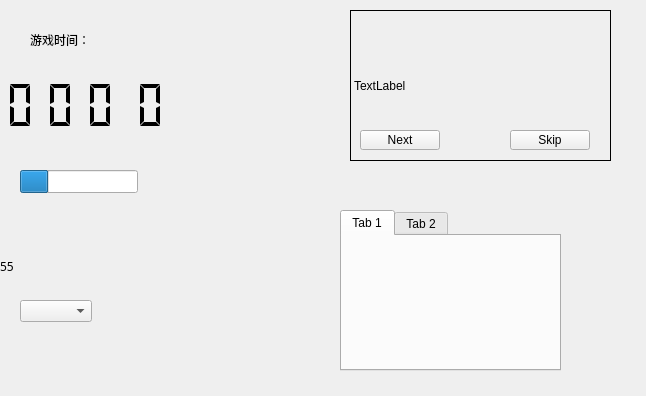
<?xml version="1.0" encoding="UTF-8"?>
<ui version="4.0">
 <class>GameWidget</class>
 <widget class="QWidget" name="GameWidget">
  <property name="geometry">
   <rect>
    <x>0</x>
    <y>0</y>
    <width>646</width>
    <height>396</height>
   </rect>
  </property>
  <property name="windowTitle">
   <string>Form</string>
  </property>
  <widget class="QLabel" name="labelTime">
   <property name="geometry">
    <rect>
     <x>30</x>
     <y>20</y>
     <width>131</width>
     <height>41</height>
    </rect>
   </property>
   <property name="focusPolicy">
    <enum>Qt::StrongFocus</enum>
   </property>
   <property name="text">
    <string>游戏时间：</string>
   </property>
  </widget>
  <widget class="QLabel" name="labelCntDn">
   <property name="geometry">
    <rect>
     <x>210</x>
     <y>90</y>
     <width>231</width>
     <height>221</height>
    </rect>
   </property>
   <property name="styleSheet">
    <string notr="true">border-image: url(:/cd3.png);</string>
   </property>
   <property name="text">
    <string/>
   </property>
  </widget>
  <widget class="QLabel" name="labelMain">
   <property name="geometry">
    <rect>
     <x>480</x>
     <y>80</y>
     <width>54</width>
     <height>12</height>
    </rect>
   </property>
   <property name="text">
    <string/>
   </property>
  </widget>
  <widget class="QLabel" name="labelMarsh">
   <property name="geometry">
    <rect>
     <x>480</x>
     <y>200</y>
     <width>54</width>
     <height>12</height>
    </rect>
   </property>
   <property name="text">
    <string/>
   </property>
  </widget>
  <widget class="QLabel" name="labelColon">
   <property name="geometry">
    <rect>
     <x>110</x>
     <y>250</y>
     <width>54</width>
     <height>12</height>
    </rect>
   </property>
   <property name="text">
    <string/>
   </property>
  </widget>
  <widget class="QLCDNumber" name="lcdNum1">
   <property name="geometry">
    <rect>
     <x>30</x>
     <y>80</y>
     <width>61</width>
     <height>51</height>
    </rect>
   </property>
   <property name="frameShape">
    <enum>QFrame::NoFrame</enum>
   </property>
   <property name="digitCount">
    <number>1</number>
   </property>
   <property name="segmentStyle">
    <enum>QLCDNumber::Flat</enum>
   </property>
  </widget>
  <widget class="QLCDNumber" name="lcdNum2">
   <property name="geometry">
    <rect>
     <x>-10</x>
     <y>80</y>
     <width>61</width>
     <height>51</height>
    </rect>
   </property>
   <property name="frameShape">
    <enum>QFrame::NoFrame</enum>
   </property>
   <property name="digitCount">
    <number>1</number>
   </property>
   <property name="segmentStyle">
    <enum>QLCDNumber::Flat</enum>
   </property>
  </widget>
  <widget class="QLCDNumber" name="lcdNum3">
   <property name="geometry">
    <rect>
     <x>70</x>
     <y>80</y>
     <width>61</width>
     <height>51</height>
    </rect>
   </property>
   <property name="frameShape">
    <enum>QFrame::NoFrame</enum>
   </property>
   <property name="digitCount">
    <number>1</number>
   </property>
   <property name="segmentStyle">
    <enum>QLCDNumber::Flat</enum>
   </property>
  </widget>
  <widget class="QLCDNumber" name="lcdNum4">
   <property name="geometry">
    <rect>
     <x>120</x>
     <y>80</y>
     <width>61</width>
     <height>51</height>
    </rect>
   </property>
   <property name="frameShape">
    <enum>QFrame::NoFrame</enum>
   </property>
   <property name="digitCount">
    <number>1</number>
   </property>
   <property name="segmentStyle">
    <enum>QLCDNumber::Flat</enum>
   </property>
  </widget>
  <widget class="QLabel" name="labelHp1">
   <property name="geometry">
    <rect>
     <x>390</x>
     <y>220</y>
     <width>54</width>
     <height>12</height>
    </rect>
   </property>
   <property name="text">
    <string/>
   </property>
  </widget>
  <widget class="QLabel" name="labelHp2">
   <property name="geometry">
    <rect>
     <x>530</x>
     <y>320</y>
     <width>54</width>
     <height>12</height>
    </rect>
   </property>
   <property name="text">
    <string/>
   </property>
  </widget>
  <widget class="QLabel" name="labelHp3">
   <property name="geometry">
    <rect>
     <x>530</x>
     <y>290</y>
     <width>54</width>
     <height>12</height>
    </rect>
   </property>
   <property name="text">
    <string/>
   </property>
  </widget>
  <widget class="QLabel" name="labelHp4">
   <property name="geometry">
    <rect>
     <x>510</x>
     <y>220</y>
     <width>54</width>
     <height>12</height>
    </rect>
   </property>
   <property name="text">
    <string/>
   </property>
  </widget>
  <widget class="QProgressBar" name="progressBarMp">
   <property name="geometry">
    <rect>
     <x>20</x>
     <y>170</y>
     <width>118</width>
     <height>23</height>
    </rect>
   </property>
   <property name="value">
    <number>24</number>
   </property>
   <property name="textVisible">
    <bool>false</bool>
   </property>
  </widget>
  <widget class="QLabel" name="labelGuide">
   <property name="geometry">
    <rect>
     <x>350</x>
     <y>10</y>
     <width>261</width>
     <height>151</height>
    </rect>
   </property>
   <property name="frameShape">
    <enum>QFrame::Box</enum>
   </property>
   <property name="text">
    <string>TextLabel</string>
   </property>
  </widget>
  <widget class="QPushButton" name="btnNext">
   <property name="geometry">
    <rect>
     <x>360</x>
     <y>130</y>
     <width>80</width>
     <height>20</height>
    </rect>
   </property>
   <property name="text">
    <string>Next</string>
   </property>
   <property name="autoDefault">
    <bool>false</bool>
   </property>
   <property name="default">
    <bool>false</bool>
   </property>
   <property name="flat">
    <bool>false</bool>
   </property>
  </widget>
  <widget class="QPushButton" name="btnSkip">
   <property name="geometry">
    <rect>
     <x>510</x>
     <y>130</y>
     <width>80</width>
     <height>20</height>
    </rect>
   </property>
   <property name="text">
    <string>Skip</string>
   </property>
  </widget>
  <widget class="QTabWidget" name="tabWidget">
   <property name="geometry">
    <rect>
     <x>340</x>
     <y>210</y>
     <width>221</width>
     <height>161</height>
    </rect>
   </property>
   <property name="currentIndex">
    <number>0</number>
   </property>
   <widget class="QWidget" name="tab">
    <attribute name="title">
     <string>Tab 1</string>
    </attribute>
   </widget>
   <widget class="QWidget" name="tab_2">
    <attribute name="title">
     <string>Tab 2</string>
    </attribute>
   </widget>
  </widget>
  <widget class="QLabel" name="labelScore">
   <property name="geometry">
    <rect>
     <x>0</x>
     <y>260</y>
     <width>54</width>
     <height>12</height>
    </rect>
   </property>
   <property name="font">
    <font>
     <family>华文新魏</family>
    </font>
   </property>
   <property name="text">
    <string>55</string>
   </property>
  </widget>
  <widget class="QLabel" name="labelTarget">
   <property name="geometry">
    <rect>
     <x>110</x>
     <y>260</y>
     <width>54</width>
     <height>12</height>
    </rect>
   </property>
   <property name="text">
    <string/>
   </property>
  </widget>
  <widget class="QLabel" name="labelSlash">
   <property name="geometry">
    <rect>
     <x>60</x>
     <y>260</y>
     <width>54</width>
     <height>12</height>
    </rect>
   </property>
   <property name="text">
    <string/>
   </property>
  </widget>
  <widget class="QComboBox" name="comboBox">
   <property name="geometry">
    <rect>
     <x>20</x>
     <y>300</y>
     <width>72</width>
     <height>22</height>
    </rect>
   </property>
  </widget>
 </widget>
 <resources/>
 <connections/>
</ui>
